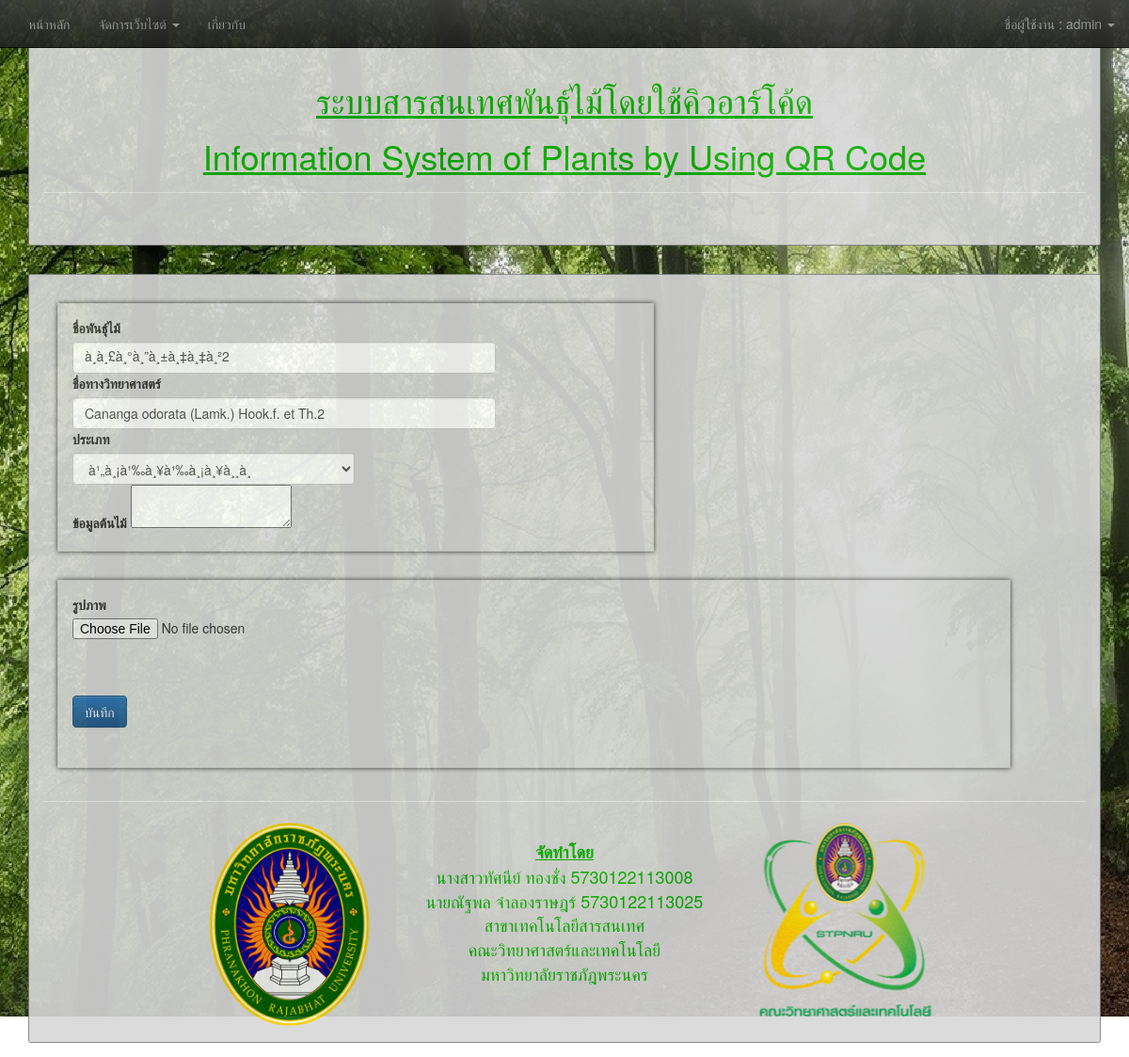
Page /edit-tree.php?ID=13 (signed in) on the committed database.
### tables this page shows
CREATE TABLE `tree` (
  `Tree_ID` int(5) NOT NULL COMMENT 'ไอดี',
  `TreeName` varchar(100) NOT NULL COMMENT 'ชื่อ',
  `TreeNameEng` varchar(100) DEFAULT NULL,
  `SciName` varchar(100) NOT NULL COMMENT 'ชื่อวิทย์',
  `Pic` varchar(100) DEFAULT NULL,
  `Type` int(5) NOT NULL,
  `Tree_Detail` text NOT NULL,
  `CreateBy` varchar(100) DEFAULT NULL,
  `CreateDate` date DEFAULT NULL,
  `EditBy` varchar(100) DEFAULT NULL,
  `EditDate` date DEFAULT NULL
);

CREATE TABLE `type` (
  `Type_ID` int(10) NOT NULL,
  `Type_Name` varchar(100) NOT NULL,
  `CreateBy` varchar(100) NOT NULL,
  `CreateDate` datetime NOT NULL,
  `EditBy` varchar(100) NOT NULL,
  `EditDate` datetime NOT NULL
);

### edit-tree.php (the view, shortened to what this page needs)
<?php
include'include/master.php';
include'include/condb.php';
?>
<!doctype html>
<html lang="en">
  <head>
<link href="css/bootstrap.min.css" rel="stylesheet">
<link rel="stylesheet" href="https://maxcdn.bootstrapcdn.com/bootstrap/3.3.7/css/bootstrap.min.css">
<link rel="stylesheet" href="https://maxcdn.bootstrapcdn.com/bootstrap/3.3.7/css/bootstrap-theme.min.css">
<?php
   $strID = null;
   if(isset($_GET["ID"]))
   {
     $strID = $_GET["ID"];
   }
 $sql = "SELECT Tree.*, Type.Type_Name FROM Tree
  INNER JOIN Type ON Tree.Type = Type.Type_ID
 WHERE Tree_ID = '".$strID."' ";
 $query = mysqli_query($conn, $sql);
 $result=mysqli_fetch_array($query,MYSQLI_ASSOC);
?>
  </head>
	<body>
    <div class="container">
<div class="transbox" style="background: #d8d8d8;">
<div class="visible-lg">
<?php head(); ?>  <br>
</div><?php nav(); ?>
</div>
        <content>
            <div class="transbox" style="background: #d8d8d8;">
                <form  action="editrecord/edittree.php" method="post" name="mainfrm">
                <div class="row">
                    <div class="col-lg-7">
                        <div class="box all">
                            <label for="exampleInputEmail1">ชื่อพันธุ์ไม้</label>
                            <input type="text" class="form-control" name="txtName" value="<?php echo $result['TreeName'];?>" style="width:450px;">
                            <label for="exampleInputPassword1">ชื่อทางวิทยาศาสตร์</label>
                            <input type="text" class="form-control" name="txtSciName" value="<?php echo $result['SciName'];?>" style="width:450px;">
                            <label for="exampleInputPassword1">ประเภท </label>
                            <select name="txtType" class="form-control" style="width:300px;">
                                 <option value="<?= $result['Type']; ?>"><?php echo $result['Type_Name']; ?></option>
                               </select>
                            <label for="exampleInputPassword1">ข้อมูลต้นไม้</label>
                            <textarea name="detail" id="detail" ><?php echo $result["Tree_Detail"]; ?></textarea>
                        </div>
                    </div>
                </div>
                <div class="row">
                    <div class="col-lg-11">
                        <div class="box all" style="height: 200px !important;">
                            <label for="exampleInputFile">รูปภาพ</label>
                            <input type="file" name="fileUpload"><br><br><br>
                            <button type="submit" class="btn btn-primary">บันทึก</button>
                        </div>
                    </div>
                </div>
                </form>
        </content>
        <hr>
            </div>
  </body>
</html>

### edit-tree.php (style rules this page uses)
body { background-image: url('images/BG1.jpg'); background-repeat: no-repeat; background-attachment: fixed; }
div.transbox { margin-top: 30px; margin-bottom: 15px; padding: 15px; background-color:#00ad00; border-radius: 0.25rem !important; border:1px solid gray; filter:alpha(opacity=90); opacity:0.9; }
.box { height: 95%; width: 100%; margin: 15px; padding: 15px; border: 1px solid #ccc; }
.all { box-shadow: 0 0 5px #333; }

### rows in the picture
tree: txtName "à¸à¸£à¸°à¸”à¸±à¸‡à¸‡à¸²2", txtSciName "Cananga odorata (Lamk.) Hook.f. et Th.2", txtType "à¹„à¸¡à¹‰à¸¥à¹‰à¸¡à¸¥à¸¸à¸"

### other values in the picture
$_SESSION["User_Name"] "admin"
